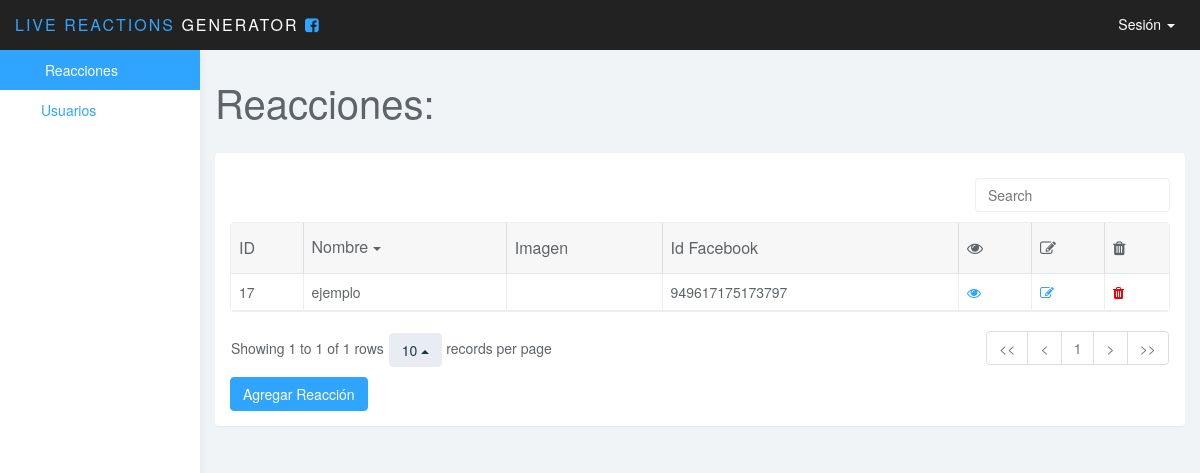
Before: /inicio.php (signed in) with the older database file.
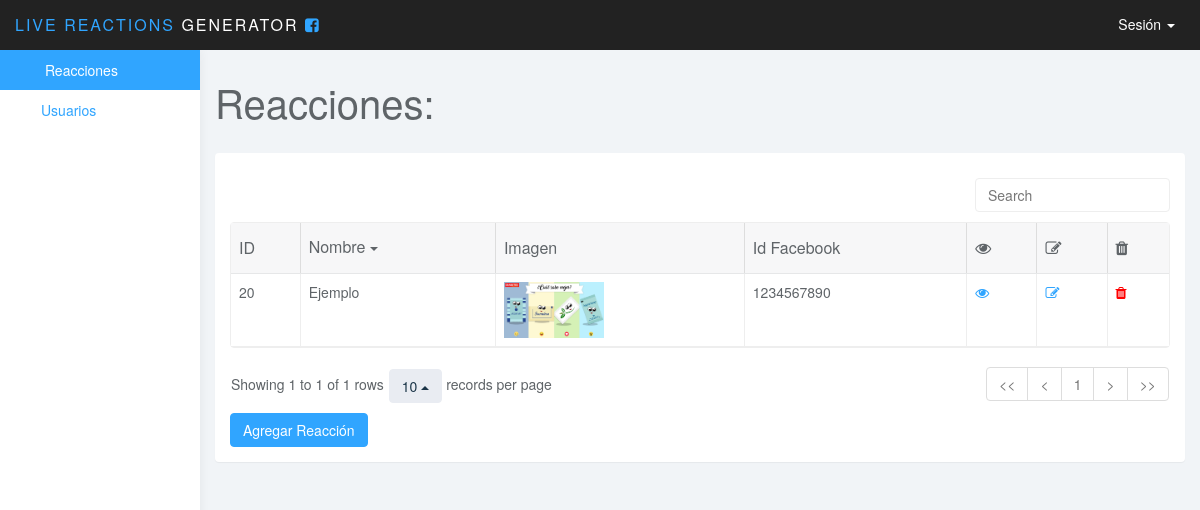
After: the same page with the newer database file.
### tables this page shows
CREATE TABLE `reacciones` (
  `id` int(11) NOT NULL,
  `nombre` varchar(255) NOT NULL,
  `likes` varchar(255) DEFAULT NULL,
  `love` varchar(255) DEFAULT NULL,
  `haha` varchar(255) DEFAULT NULL,
  `wow` varchar(255) DEFAULT NULL,
  `sad` varchar(255) DEFAULT NULL,
  `angry` varchar(255) DEFAULT NULL,
  `anchoreacciones` int(11) NOT NULL,
  `imagen` varchar(255) NOT NULL,
  `cantidad` int(11) NOT NULL,
  `id_fb` varchar(255) NOT NULL,
  `status` int(11) NOT NULL,
  `color` varchar(4) NOT NULL
);

### inicio.php (the view, shortened to what this page needs)
<?php
	include("auth.php");
?>
<!DOCTYPE html>
<html>
<head>
<?php include("head.php") ?>
</head>
<body>
	<?php include("navusuario.php"); ?>
	<div id="sidebar-collapse" class="col-sm-3 col-lg-2 sidebar">
		<?php include("navegacion.php") ?>
	</div>
	<div class="col-sm-9 col-sm-offset-3 col-lg-10 col-lg-offset-2 main">
		<div class="row">
			<div class="col-lg-12">
				<h1 class="page-header">Reacciones:</h1>
			</div>
		</div>
		<div class="row">
			<div class="col-lg-12">
				<div class="panel panel-default">
					<div class="panel-body">
						<table data-toggle="table"  data-show-refresh="false" data-show-toggle="false" data-show-columns="false" data-search="true" data-select-item-name="toolbar1" data-pagination="true" data-sort-name="nombre" data-sort-order="desc">
						    <thead>
						    <tr>
						        <th data-field="id" data-sortable="true" >ID</th>
						        <th data-field="nombre" data-sortable="true">Nombre</th>
						        <th data-field="imagen"  data-sortable="true">Imagen</th>
						        <th data-field="id_fb"  data-sortable="true">Id Facebook</th>
						        <th data-field="view"><i class="fa fa-eye" aria-hidden="true"></i></th>
						        <th data-field="edit"><i class="fa fa-pencil-square-o" aria-hidden="true"></i></th>
						        <th data-field="delete"><i class="fa fa-trash" aria-hidden="true"></i></th>
						    </tr>
						    </thead>
						    <tbody>
						    	<?php
						    		$dbh = new PDO("mysql:host=$db_host;dbname=$db_name",$db_user,$db_pass);
									$sql = "SELECT * FROM reacciones order by nombre";
								    $q = $dbh->prepare($sql);
								    $q->execute();
								    $result= $q->fetchAll();
								    foreach($result as $r){
								    	?>
								<tr>
						    		<td><?php echo $r['id'] ?></td>
						    		<td><?php echo $r['nombre'] ?></td>
						    		<td><img style="width: 100px" src="<?php echo $r['imagen'] ?>" alt=""></td>
						    		<td><?php echo $r['id_fb'] ?></td>
						    		<td><a href="generador/index.php?id=<?php echo $r['id']; ?>" target="_blank"><i class="fa fa-eye" aria-hidden="true"></i></a></td>
						    		<td><a href="editar-reaccion.php?id=<?php echo $r['id']; ?>"><i class="fa fa-pencil-square-o" aria-hidden="true"></i></a></td>
						    		<td><a href="delete/reaccion.php?id=<?php echo $r['id']; ?>" onclick="return confirm('¿Está seguro de eliminar?');" style="color: red"><i class="fa fa-trash" aria-hidden="true"></i></a></td>
						    	</tr>
								    	<?php
								    }
						    	?>
						    </tbody>
						</table>
						<a href="agregar-reaccion.php" class="btn btn-primary">Agregar Reacción</a>
					</div>
				</div>
			</div>
		</div>
	</div>
</body>
</html>

### head.php (shortened to what this page needs)
<link href="css/bootstrap.min.css" rel="stylesheet">
<link href="css/datepicker3.css" rel="stylesheet">
<link href="css/bootstrap-table.css" rel="stylesheet">
<link href="css/styles.css" rel="stylesheet">
<link rel="stylesheet" href="css/main.css">
<link rel="stylesheet" href="css/font-awesome.min.css">
<link rel="stylesheet" href="js/jquery-ui.structure.min.css">
<link rel="stylesheet" href="js/jquery-ui.theme.min.css">

### navusuario.php (shortened to what this page needs)
<nav class="navbar navbar-inverse navbar-fixed-top" role="navigation">
		<div class="container-fluid">
			<div class="navbar-header">
				<a class="navbar-brand" href="#"><span>Live Reactions</span> Generator <i class="fa fa-facebook-square" aria-hidden="true" style="color: #30a5ff"></i></a>
				<ul class="user-menu">
					<li class="dropdown pull-right">
						<a href="#" class="dropdown-toggle" data-toggle="dropdown"><svg class="glyph stroked male-user"><use xlink:href="#stroked-male-user"></use></svg> Sesión <span class="caret"></span></a>
					</li>
				</ul>
			</div>
		</div>
	</nav>

### navegacion.php
<ul class="nav menu">
			<li class="active"><a href="inicio.php"><svg class="glyph stroked dashboard-dial"><use xlink:href="#stroked-dashboard-dial"></use></svg> Reacciones</a></li>
			<li><a href="usuarios.php"><svg class="glyph stroked dashboard-dial"><use xlink:href="#stroked-dashboard-dial"></use></svg>Usuarios</a></li>
		</ul>

### css/styles.css (style rules this page uses)
body { background: #f1f4f7; padding-top: 50px; color: #5f6468; }
a, a:hover, a:focus { color: #30a5ff; }
h1, h2, h3, h4, h5, h6 { color: #5f6468; }
h1 { font-weight: 300; font-size: 40px; }
.navbar-header .navbar-brand { color: #fff; font-size: 16px; text-transform: uppercase; font-weight: 500; letter-spacing: 2px; }
.navbar-header .navbar-brand span { color: #30a5ff; }
.btn-primary, .btn-primary:hover, .btn-primary:focus, .btn-primary:active, .btn-primary.active, .open > .dropdown-toggle.btn-primary, .btn-primary.disabled, .btn-primary[disabled], fieldset[disabled] .btn-primary, .btn-primary.disabled:hover, .btn-primary[disabled]:hover, fieldset[disabled] .btn-primary:hover, .btn-primary.disabled:focus, .btn-primary[disabled]:focus, fieldset[disabled] .btn-primary:focus, .btn-primary.disabled:active, .btn-primary[disabled]:active, fieldset[disabled] .btn-primary:active, .btn-primary.disabled.active, .btn-primary[disabled].active, fieldset[disabled] .btn-primary.active { background-color: #30a5ff; border-color: #30a5ff; }
.panel { border: 0; }
.navbar { border: 0; }
.user-menu { display: inline-block; margin-top: 14px; margin-right: 10px; float: right; list-style: none; padding: 0; }
.user-menu a { color: #fff; }
.sidebar { display: block; background-color: #fff; padding: 0; display: none; }
@media (min-width: 768px) { .sidebar { display: block; position: fixed; top: 50px; bottom: 0; left: 0; z-index: 1000; display: block; margin: 0; padding: 0; overflow-x: hidden; overflow-y: auto; background-color: #fff; box-shadow: 1px 0px 10px rgba(0, 0, 0, .05); } }
@media (min-width: 768px) { .navbar-header { width: 100%; } }
.sidebar ul.nav .active a, .sidebar ul.nav li.parent a.active, .sidebar ul.nav .active > a:hover, .sidebar ul.nav li.parent a.active:hover, .sidebar ul.nav .active > a:focus, .sidebar ul.nav li.parent a.active:focus { color: #fff; background-color: #30a5ff; }
h1.page-header { margin-top: 30px; border-bottom: 0; }
.table { background: #fff; }
.sidebar .glyph, .user-menu .glyph { height: 16px; width: 16px; margin: 0 10px 0 0; stroke-width: 3px; }
.user-menu .glyph { stroke-width: 4px; }

Changed rows visible on the page:
removed reacciones: id "17", nombre "ejemplo", id_fb "949617175173797"
added reacciones: id "20", nombre "Ejemplo", imagen (picture), id_fb "1234567890"
